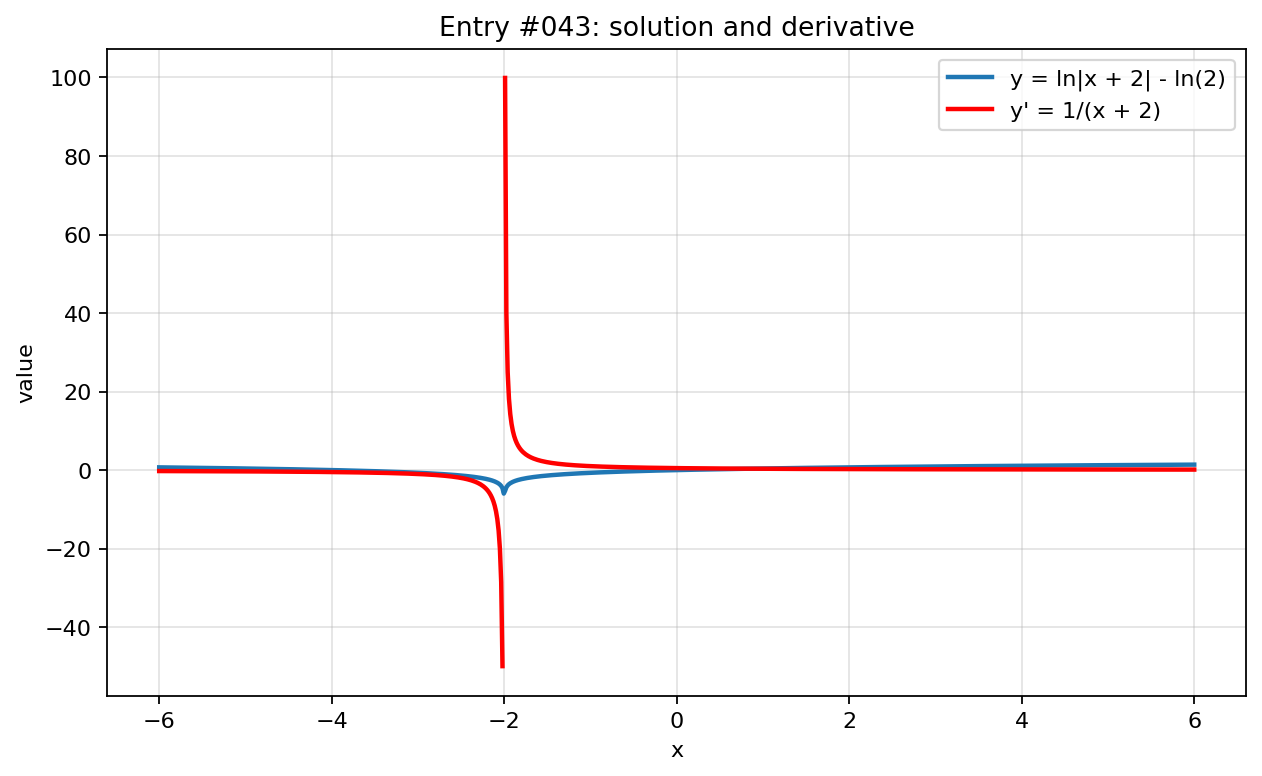

The Python source for this figure:
import numpy as np
import matplotlib.pyplot as plt

x = np.linspace(-6, 6, 800)

with np.errstate(divide="ignore", invalid="ignore", over="ignore"):
    y = np.log(np.abs(x + 2)) - np.log(2)
    y_prime = 1/(x + 2)


def mask(values, limit=100):
    return np.where(np.isfinite(values) & (np.abs(values) <= limit), values, np.nan)

y = mask(y)
y_prime = mask(y_prime)
plt.figure(figsize=(8, 5))
plt.plot(x, y, label="y = ln|x + 2| - ln(2)", linewidth=2)
plt.plot(x, y_prime, label="y' = 1/(x + 2)", linewidth=2, color="red")
plt.title("Entry #043: solution and derivative")
plt.xlabel("x")
plt.ylabel("value")
plt.grid(True, alpha=0.35)
plt.legend()
plt.tight_layout()
plt.show()
